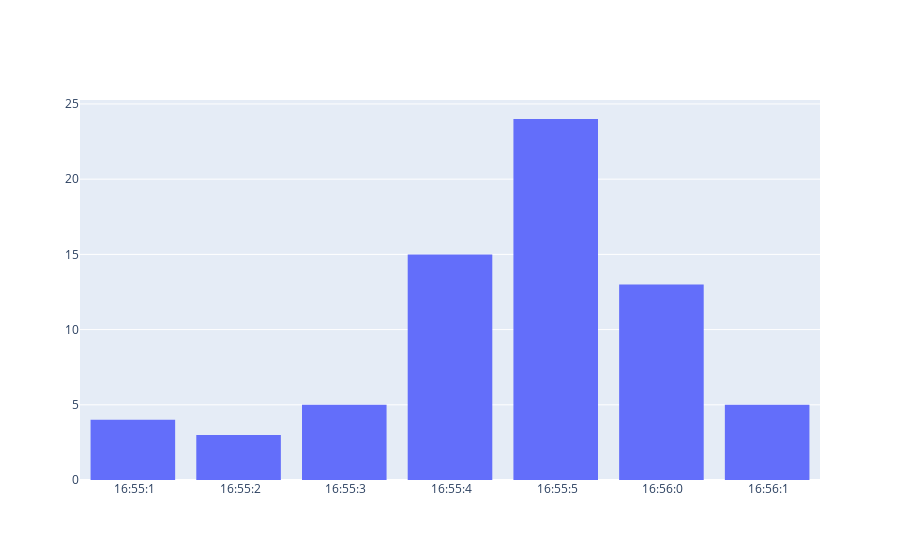
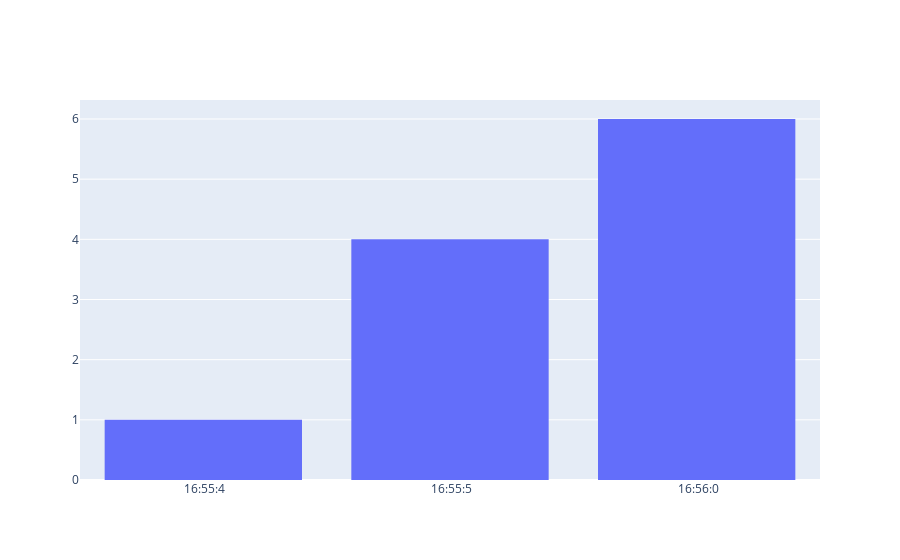

Notebook cell for these charts, in order:
### Code cell
#plot the timestamps
import plotly.graph_objects as go

#use the histogram to plot the timestamps
fig = go.Figure(data=[go.Histogram(x=timestamps)])
fig.show()


fig2 = go.Figure(data=[go.Histogram(x=laughs)])
fig2.show()


#10:47:3 means, the message occured between 10:47:30 and 10:47:39, (10 seconds intervall)

### Figure 1 — Plotly figure (JSON) as saved in the notebook; plotly's stock layout.template omitted (floating-point values rounded to 4 significant figures)
{"data": [{"type": "histogram", "x": [" 16:55:1", " 16:55:1", " 16:55:1", " 16:55:1", " 16:55:2", " 16:55:2", " 16:55:2", " 16:55:3", " 16:55:3", " 16:55:3", " 16:55:3", " 16:55:3", " 16:55:4", " 16:55:4", " 16:55:4", " 16:55:4", " 16:55:4", " 16:55:4", " 16:55:4", " 16:55:4", " 16:55:4", " 16:55:4", " 16:55:4", " 16:55:4", " 16:55:4", " 16:55:4", " 16:55:4", " 16:55:5", " 16:55:5", " 16:55:5", " 16:55:5", " 16:55:5", " 16:55:5", " 16:55:5", " 16:55:5", " 16:55:5", " 16:55:5", " 16:55:5", " 16:55:5", " 16:55:5", " 16:55:5", " 16:55:5", " 16:55:5", " 16:55:5", " 16:55:5", " 16:55:5", " 16:55:5", " 16:55:5", " 16:55:5", " 16:55:5", " 16:55:5", " 16:56:0", " 16:56:0", " 16:56:0", " 16:56:0", " 16:56:0", " 16:56:0", " 16:56:0", " 16:56:0", " 16:56:0", " 16:56:0", " 16:56:0", " 16:56:0", " 16:56:0", " 16:56:1", " 16:56:1", " 16:56:1", " 16:56:1", " 16:56:1"]}], "layout": {}}

### Figure 2 — Plotly figure (JSON) as saved in the notebook; plotly's stock layout.template omitted (floating-point values rounded to 4 significant figures)
{"data": [{"type": "histogram", "x": [" 16:55:4", " 16:55:5", " 16:55:5", " 16:55:5", " 16:55:5", " 16:56:0", " 16:56:0", " 16:56:0", " 16:56:0", " 16:56:0", " 16:56:0"]}], "layout": {}}
